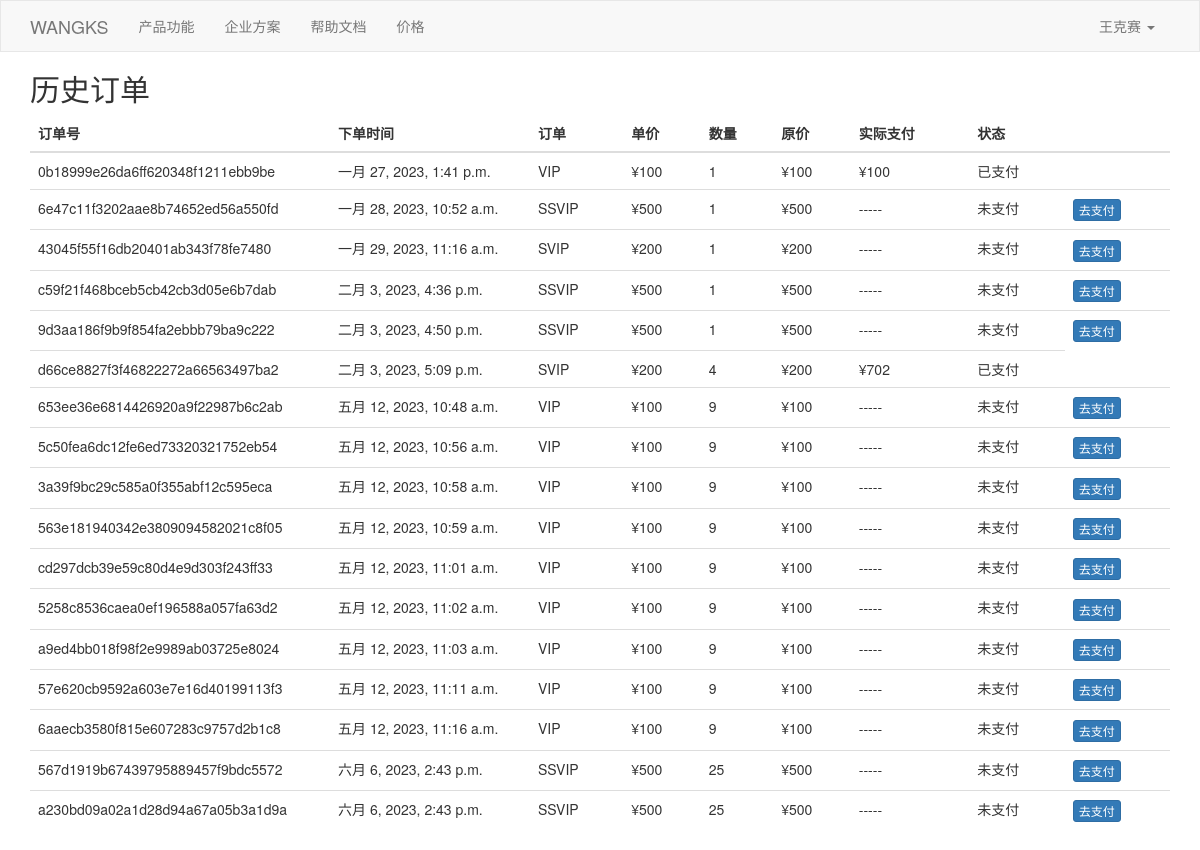
The page /pay/history/ (signed in) on the database its author committed.
### web/models.py (models this page shows)
class UserInfo(models.Model):
    username = models.CharField(max_length=32, verbose_name='用户名', db_index=True)
    email = models.EmailField(verbose_name='邮箱')
    password = models.CharField(max_length=32, verbose_name='密码')
    mobile_phone = models.CharField(max_length=32, verbose_name='手机号')
    def __str__(self):
        return self.username

class Transaction(models.Model):
    status_choices = (
        (1, '未支付'),
        (2, '已支付')
    )
    status = models.SmallIntegerField(verbose_name='状态', choices=status_choices)
    order = models.CharField(verbose_name='订单号', max_length=64, unique=True)
    user = models.ForeignKey(verbose_name='用户', to='UserInfo', on_delete=models.CASCADE)
    price_policy = models.ForeignKey(verbose_name='价格策略', to='PricePolicy', on_delete=models.CASCADE)
    count = models.IntegerField(verbose_name='数量（年）', help_text='0表示无限期')
    price = models.IntegerField(verbose_name='实际支付价格')
    start_datetime = models.DateTimeField(verbose_name='开始时间', null=True, blank=True)
    end_datetime = models.DateTimeField(verbose_name='结束时间', null=True, blank=True)
    create_datetime = models.DateTimeField(verbose_name='创建时间', auto_now_add=True)

class PricePolicy(models.Model):
    title = models.CharField(max_length=68, verbose_name='标题')
    category_choices = (
        (1, "免费版"),
        (2, "收费版"),
        (3, "其他")
    )
    category = models.SmallIntegerField(verbose_name='收费类型', default=1, choices=category_choices)
    price = models.PositiveIntegerField(verbose_name='价格')
    project_num = models.PositiveIntegerField(verbose_name='项目数')
    person_num = models.PositiveIntegerField(verbose_name='项目成员数')
    project_space = models.PositiveIntegerField(verbose_name='单项目空间')
    per_file_size = models.PositiveIntegerField(verbose_name='单文件大小（M）')
    create_datetime = models.DateTimeField(verbose_name='创建时间', auto_now_add=True)

### web/views/home.py (the view)
# urls.py: url(r'^pay/history/$', home.pay_history, name='history'),
def pay_history(request):
    history_order = models.Transaction.objects.filter(user=request.tracer.user)
    return render(request, 'history.html', {"history_order": history_order})

### web/templates/history.html (shortened to what this page needs)
{% extends 'layout/basic.html' %}
{% load static %}
{% block content %}
    <div class="container">
        <div>
            <h2 style="float: left">历史订单</h2>
        </div>
        <table class="table">
            <thead>
            <tr>
                <th>订单号</th>
                <th>下单时间</th>
                <th>订单</th>
                <th>单价</th>
                <th>数量</th>
                <th>原价</th>
                <th>实际支付</th>
                <th>状态</th>
                <th></th>
            </tr>
            </thead>
            <tbody>
            {% for order in history_order %}
                <tr>
                    <td style="width: 300px">{{ order.order }}</td>
                    <td style="width: 200px">{{ order.create_datetime }}</td>
                    <td>{{ order.price_policy.title }}</td>
                    <td>¥{{ order.price_policy.price }}</td>
                    <td>{{ order.count }}</td>
                    <td>¥{{ order.price_policy.price }}</td>
                    {% if order.status == 1 %}
                        <td>-----</td>
                        <td>未支付</td>
                        <td>
                            <a class="btn btn-primary btn-xs" href="{% url 'web:history_payment' order_id=order.id %}">去支付</a>
                        </td>
                    {% else %}
                        <td>¥{{ order.price }}</td>
                        <td>已支付</td>
                    {% endif %}
                </tr>
            {% endfor %}
            </tbody>
        </table>
    </div>
{% endblock %}

### web/templates/layout/basic.html (shortened to what this page needs)
{% load static %}
<!DOCTYPE html>
<html lang="en">
<head>
    <link rel="stylesheet" href="{% static 'plugin/bootstrap/css/bootstrap.min.css' %}">
    <link rel="stylesheet" href="{% static 'plugin/font-awesome/css/font-awesome.min.css' %}">
</head>
<body>
<nav class="navbar navbar-default">
    <div class="container">
        <div class="navbar-header">
            <a class="navbar-brand" href="{% url 'web:index' %}">WANGKS</a>
        </div>
        <div class="collapse navbar-collapse" id="bs-example-navbar-collapse-1">
            <ul class="nav navbar-nav">
                <li><a href="#gongneng">产品功能</a></li>
                <li><a href="#qiye">企业方案</a></li>
                <li><a href="#qiye">帮助文档</a></li>
                <li><a href={% url 'web:price' %}>价格</a></li>
            </ul>
            <ul class="nav navbar-nav navbar-right">
                {% if request.tracer.user %}
                    <li class="dropdown">
                        <a href="#" class="dropdown-toggle" data-toggle="dropdown" role="button" aria-haspopup="true"
                           aria-expanded="false">{{ request.tracer.user }} <span class="caret"></span></a>
                    </li>
                {% else %}
                    <li><a href="{% url 'web:login' %}">登 陆</a></li>
                    <li><a href="{% url 'web:register' %}">注 册</a></li>
                {% endif %}
            </ul>
        </div>
    </div>
</nav>
{% block content %}{% endblock %}
</body>
</html>

### web/templates/layout/basic.html (style rules this page uses)
.navbar { border-radius: 0; margin-bottom: 0; }

### rows shown on the page
UserInfo: tracer.user "王克赛"
Transaction: order "0b18999e26da6ff620348f1211ebb9be", create_datetime "一月 27, 2023, 1:41 p.m.", price_policy "VIP", price_policy.price "100", count "1", price "100"
Transaction: order "6e47c11f3202aae8b74652ed56a550fd", create_datetime "一月 28, 2023, 10:52 a.m.", price_policy "SSVIP", price_policy.price "500", count "1", status "未支付"
Transaction: order "43045f55f16db20401ab343f78fe7480", create_datetime "一月 29, 2023, 11:16 a.m.", price_policy "SVIP", price_policy.price "200", count "1", status "未支付"
Transaction: order "c59f21f468bceb5cb42cb3d05e6b7dab", create_datetime "二月 3, 2023, 4:36 p.m.", price_policy "SSVIP", price_policy.price "500", count "1", status "未支付"
Transaction: order "9d3aa186f9b9f854fa2ebbb79ba9c222", create_datetime "二月 3, 2023, 4:50 p.m.", price_policy "SSVIP", price_policy.price "500", count "1", status "未支付"
Transaction: order "d66ce8827f3f46822272a66563497ba2", create_datetime "二月 3, 2023, 5:09 p.m.", price_policy "SVIP", price_policy.price "200", count "4", price "702"
Transaction: order "653ee36e6814426920a9f22987b6c2ab", create_datetime "五月 12, 2023, 10:48 a.m.", price_policy "VIP", price_policy.price "100", count "9", status "未支付"
Transaction: order "5c50fea6dc12fe6ed73320321752eb54", create_datetime "五月 12, 2023, 10:56 a.m.", price_policy "VIP", price_policy.price "100", count "9", status "未支付"
Transaction: order "3a39f9bc29c585a0f355abf12c595eca", create_datetime "五月 12, 2023, 10:58 a.m.", price_policy "VIP", price_policy.price "100", count "9", status "未支付"
Transaction: order "563e181940342e3809094582021c8f05", create_datetime "五月 12, 2023, 10:59 a.m.", price_policy "VIP", price_policy.price "100", count "9", status "未支付"
Transaction: order "cd297dcb39e59c80d4e9d303f243ff33", create_datetime "五月 12, 2023, 11:01 a.m.", price_policy "VIP", price_policy.price "100", count "9", status "未支付"
Transaction: order "5258c8536caea0ef196588a057fa63d2", create_datetime "五月 12, 2023, 11:02 a.m.", price_policy "VIP", price_policy.price "100", count "9", status "未支付"
Transaction: order "a9ed4bb018f98f2e9989ab03725e8024", create_datetime "五月 12, 2023, 11:03 a.m.", price_policy "VIP", price_policy.price "100", count "9", status "未支付"
Transaction: order "57e620cb9592a603e7e16d40199113f3", create_datetime "五月 12, 2023, 11:11 a.m.", price_policy "VIP", price_policy.price "100", count "9", status "未支付"
Transaction: order "6aaecb3580f815e607283c9757d2b1c8", create_datetime "五月 12, 2023, 11:16 a.m.", price_policy "VIP", price_policy.price "100", count "9", status "未支付"
Transaction: order "567d1919b67439795889457f9bdc5572", create_datetime "六月 6, 2023, 2:43 p.m.", price_policy "SSVIP", price_policy.price "500", count "25", status "未支付"
Transaction: order "a230bd09a02a1d28d94a67a05b3a1d9a", create_datetime "六月 6, 2023, 2:43 p.m.", price_policy "SSVIP", price_policy.price "500", count "25", status "未支付"
